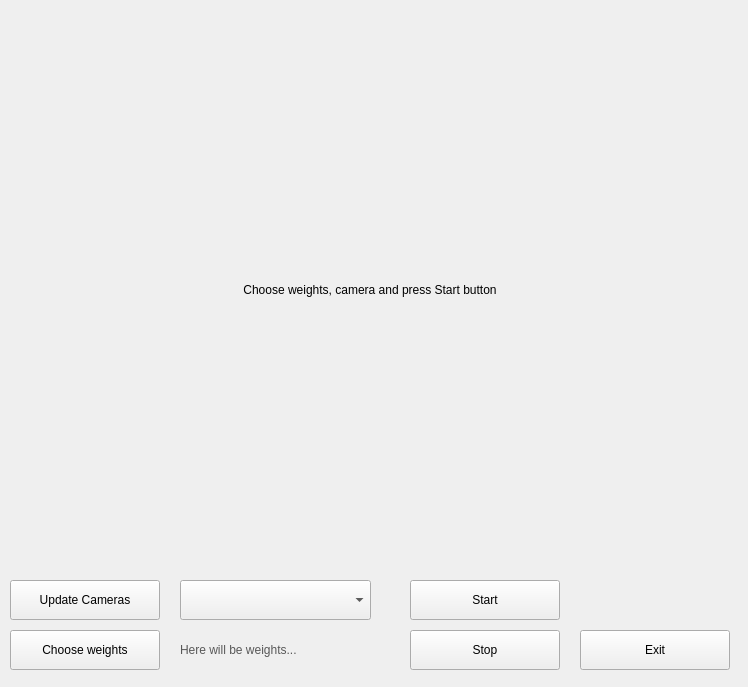
<?xml version="1.0" encoding="UTF-8"?>
<ui version="4.0">
 <class>MainWindow</class>
 <widget class="QMainWindow" name="MainWindow">
  <property name="geometry">
   <rect>
    <x>0</x>
    <y>0</y>
    <width>748</width>
    <height>687</height>
   </rect>
  </property>
  <property name="windowTitle">
   <string>MainWindow</string>
  </property>
  <widget class="QWidget" name="centralwidget">
   <widget class="QComboBox" name="camera_combobox">
    <property name="geometry">
     <rect>
      <x>180</x>
      <y>580</y>
      <width>191</width>
      <height>40</height>
     </rect>
    </property>
    <property name="styleSheet">
     <string notr="true">font: 75 16pt &quot;Times New Roman&quot;;</string>
    </property>
   </widget>
   <widget class="QPushButton" name="update_cameras_btn">
    <property name="geometry">
     <rect>
      <x>10</x>
      <y>580</y>
      <width>150</width>
      <height>40</height>
     </rect>
    </property>
    <property name="styleSheet">
     <string notr="true">font: 75 16pt &quot;Times New Roman&quot;;</string>
    </property>
    <property name="text">
     <string>Update Cameras</string>
    </property>
   </widget>
   <widget class="QLabel" name="weights_label">
    <property name="geometry">
     <rect>
      <x>180</x>
      <y>630</y>
      <width>241</width>
      <height>40</height>
     </rect>
    </property>
    <property name="styleSheet">
     <string notr="true">color:		#585858;
font: 75 16pt &quot;Times New Roman&quot;;</string>
    </property>
    <property name="text">
     <string>Here will be weights...</string>
    </property>
   </widget>
   <widget class="QPushButton" name="choose_weights_btn">
    <property name="geometry">
     <rect>
      <x>10</x>
      <y>630</y>
      <width>150</width>
      <height>40</height>
     </rect>
    </property>
    <property name="styleSheet">
     <string notr="true">font: 75 16pt &quot;Times New Roman&quot;;</string>
    </property>
    <property name="text">
     <string>Choose weights</string>
    </property>
   </widget>
   <widget class="QPushButton" name="start_btn">
    <property name="geometry">
     <rect>
      <x>410</x>
      <y>580</y>
      <width>150</width>
      <height>40</height>
     </rect>
    </property>
    <property name="styleSheet">
     <string notr="true">font: 75 16pt &quot;Times New Roman&quot;;</string>
    </property>
    <property name="text">
     <string>Start</string>
    </property>
   </widget>
   <widget class="QPushButton" name="stop_btn">
    <property name="geometry">
     <rect>
      <x>410</x>
      <y>630</y>
      <width>150</width>
      <height>40</height>
     </rect>
    </property>
    <property name="styleSheet">
     <string notr="true">font: 75 16pt &quot;Times New Roman&quot;;</string>
    </property>
    <property name="text">
     <string>Stop</string>
    </property>
   </widget>
   <widget class="QLabel" name="stream_label">
    <property name="geometry">
     <rect>
      <x>130</x>
      <y>50</y>
      <width>480</width>
      <height>480</height>
     </rect>
    </property>
    <property name="styleSheet">
     <string notr="true">font: 75 16pt &quot;Times New Roman&quot;;</string>
    </property>
    <property name="text">
     <string>Choose weights, camera and press Start button</string>
    </property>
    <property name="alignment">
     <set>Qt::AlignCenter</set>
    </property>
   </widget>
   <widget class="QPushButton" name="exit_btn">
    <property name="geometry">
     <rect>
      <x>580</x>
      <y>630</y>
      <width>150</width>
      <height>40</height>
     </rect>
    </property>
    <property name="styleSheet">
     <string notr="true">font: 75 16pt &quot;Times New Roman&quot;;</string>
    </property>
    <property name="text">
     <string>Exit</string>
    </property>
   </widget>
  </widget>
 </widget>
 <resources/>
 <connections/>
</ui>
